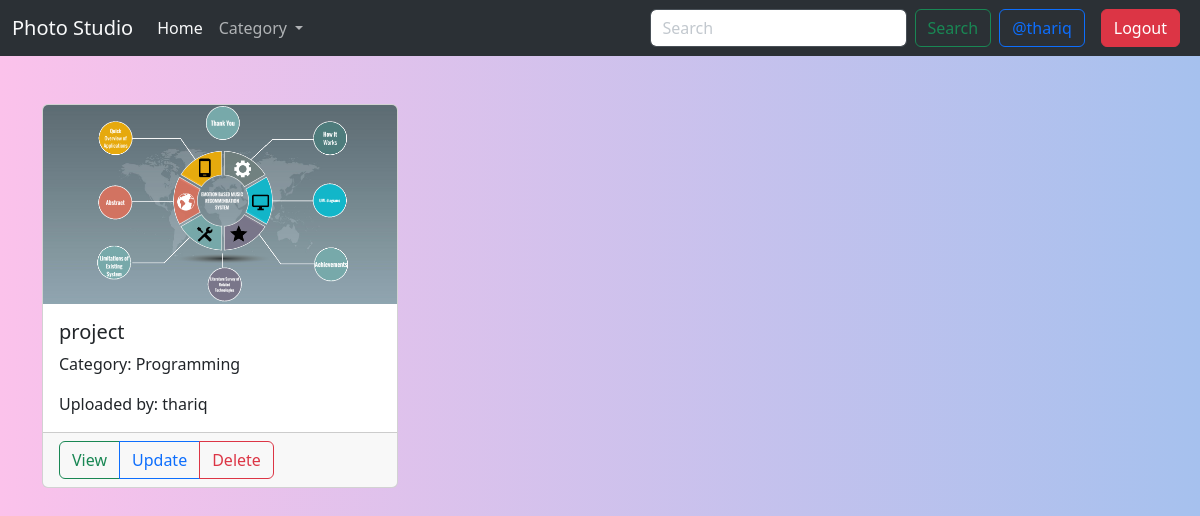
Page /myPhotos/ (signed in) on the committed database.
### main/models.py (models this page shows, shortened)
class photo(models.Model):
    user = models.ForeignKey(User,null = True,blank=True,on_delete=models.CASCADE)
    categories = models.ForeignKey(addcategory,null=True,blank=True,on_delete=models.SET_NULL)
    title = models.CharField(max_length=50,null=True,blank=True)
    description = models.TextField(max_length=200,null=True,blank=True)
    image = models.ImageField(null=True,blank=True)

class addcategory(models.Model):
    class Meta:
        verbose_name = 'addcategory'
        verbose_name_plural = 'addcategories'
    category = models.CharField(max_length=50,null=True,blank=True)
    def __str__(self):
        return self.category

### main/views.py (the view)
# urls.py: path('myPhotos/',views.myPhotos,name="myPhotos")
def myPhotos(request):
    user_photos = photo.objects.filter(user=request.user)
    return render(request, 'myPhotos.html', {'photos': user_photos})

### templates/myPhotos.html
{% extends 'base.html'%}
{% block content %}
{% include 'navbar.html' %}
<div class="container mt-5">
    <div class="row row-cols-1 row-cols-md-3 g-4">
        {% for photo in photos %}
        <div class="col">
            <div class="card h-100">
                <img src="{{photo.image.url}}" class="card-img-top" alt="...">
                <div class="card-body">
                    <h5 class="card-title">{{photo.title}}</h5>
                    <p class="card-text">Category: {{photo.categories}}</p>
                    <p class="card-text">Uploaded by: {{photo.user}}</p>
                </div>
                <div class="card-footer">
                    <div class="btn-group" role="group">
                        <a href="{% url 'view-photo' photo.id %}" class="btn btn-outline-success">View</a>
                        <a href="{% url 'update' photo.id %}" class="btn btn-outline-primary">Update</a>
                        <a href="{% url 'delete' photo.id %}" class="btn btn-outline-danger">Delete</a>
                    </div>
                </div>
            </div>
        </div>
        {% empty %}
        <h2>No photos</h2>
        {% endfor %}
    </div>
</div>
{% endblock %}

### templates/navbar.html (shortened to what this page needs)
<nav class="navbar navbar-expand-lg bg-body-tertiary bg-dark" data-bs-theme="dark">
  <div class="container-fluid">
    <a class="navbar-brand" href="#">Photo Studio</a>
    <div class="collapse navbar-collapse" id="navbarSupportedContent">
      <ul class="navbar-nav me-auto mb-2 mb-lg-0">
        <li class="nav-item">
          <a class="nav-link active" aria-current="page" href="{% url 'home' %}">Home</a>
        </li>
        <li class="nav-item dropdown">
          <a class="nav-link dropdown-toggle" href="#" role="button" data-bs-toggle="dropdown" aria-expanded="false">
            Category
          </a>
        </li>
      </ul>
      <form class="d-flex" role="search" method="post" action = "{% url 'search' %}">
        <input class="form-control me-2" name="search" type="search" placeholder="Search" aria-label="Search">
        <button class="btn btn-outline-success" type="submit">Search</button>
      </form>
      {% if user.is_authenticated %}
      <a class="btn btn-outline-primary mx-2" href="{% url 'userdetails' %}">
        @{{request.user}}
      </a>
      <a class="btn btn-danger mx-2" href="{% url 'userlogout' %}">Logout</a>
      {% else %}
      <a class="btn btn-primary mx-2" href="{% url 'userlogin' %}">Login</a>
      <a class="btn btn-success mx-2" href="{% url 'register' %}">Register</a>
      {% endif %}
    </div>
  </div>
</nav>

### static/css/style.css (style rules this page uses)
html, body { height: 100%; }

### rows in the picture
photo: image (picture), title "project", categories "Programming", user "thariq"

### other values in the picture
{{ request.user }} "thariq"
